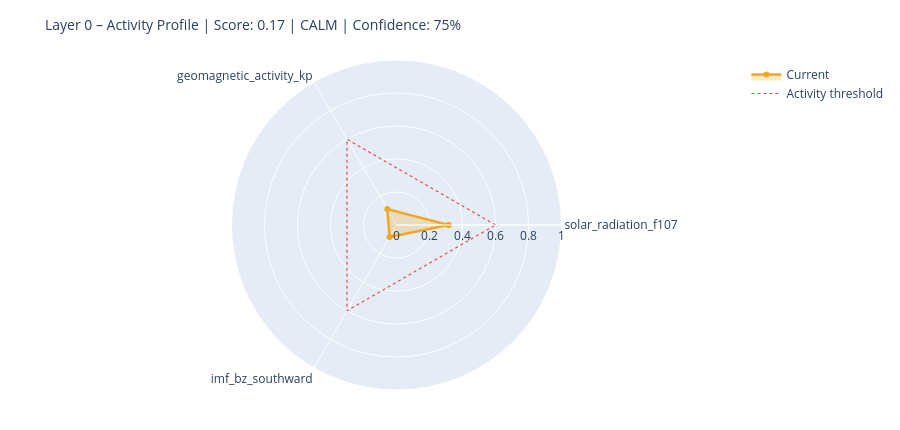

The cell this chart's notebook holds for it:
### Markdown cell above
---
## 6. State Assessment & Handoff to Layer 1

### Code cell
# ============================================================
# STEP 1 – Collect raw values with source modes
# Mode: 'primary' | 'fallback_3h' | 'last_valid' | 'missing'
# ============================================================

def safe_last(df, col):
    if df is None or col not in df.columns: return None
    s = df[col].dropna()
    return float(s.iloc[-1]) if not s.empty else None

f107_now = safe_last(df_f107, 'f10.7')
bz_now   = safe_last(df_mag,  'bz_gsm')
kp_now   = safe_last(df_kp,   'kp')
sw_now   = safe_last(df_sw,   'speed')

source_modes = {
    'F10.7':    'primary'  if f107_now is not None else 'missing',
    'Kp':       'primary'  if kp_now   is not None else 'missing',
    'IMF_Bz':   'primary'  if bz_now   is not None else 'missing',
    'SW_speed': 'primary'  if sw_now   is not None else 'missing',
}

# Kp Fallback – 3h endpoint
if kp_now is None:
    try:
        r = requests.get(
            'https://services.swpc.noaa.gov/json/noaa-planetary-k-index.json',
            timeout=10)
        r.raise_for_status()
        fb = pd.DataFrame(r.json())
        tc = next((c for c in fb.columns if 'time' in c.lower()), fb.columns[0])
        kc = next((c for c in fb.columns if 'kp' in c.lower() and c != tc), None)
        if kc:
            fb[kc] = fb[kc].astype(str).str.extract(r'([0-9]+(?:\.[0-9]*)?)')[0]
            fb[kc] = pd.to_numeric(fb[kc], errors='coerce')
            fb = fb[fb[kc] >= 0].dropna(subset=[kc])
            if not fb.empty:
                kp_now = float(fb[kc].iloc[-1])
                source_modes['Kp'] = 'fallback_3h'
                print(f'  Kp fallback (3h): {kp_now:.1f}')
    except Exception as e:
        print(f'  Kp fallback failed: {e}')

# Solar Wind Fallback – last valid value
if sw_now is None and df_sw is not None and 'speed' in df_sw.columns:
    s = df_sw['speed'].dropna()
    if not s.empty:
        sw_now = float(s.iloc[-1])
        source_modes['SW_speed'] = 'last_valid'
        print(f'  SW fallback (last_valid): {sw_now:.0f} km/s')

print()
print('Source modes:', source_modes)

# ============================================================
# STEP 2 – Score from available components only
# ============================================================

def norm(v, lo, hi):
    if v is None: return None
    return max(0.0, min(1.0, (v - lo) / (hi - lo)))

COMPONENTS = {
    'solar_radiation_f107':    (f107_now, norm(f107_now, 60, 250)),
    'geomagnetic_activity_kp': (kp_now,   norm(kp_now,   0,   9)),
    'imf_bz_southward':        (bz_now,   norm(-(bz_now or 0) if bz_now else None, -5, 30)
                                           if bz_now is not None else None),
    'solar_wind_speed':        (sw_now,   norm(sw_now, 300, 800)),
}

available   = {k: v[1] for k, v in COMPONENTS.items() if v[1] is not None}
unavailable = [k for k, v in COMPONENTS.items() if v[1] is None]

layer0_score = round(sum(available.values()) / len(available), 4) if available else None
confidence   = round(len(available) / len(COMPONENTS), 2)

level = ('unknown'  if layer0_score is None
         else 'calm'     if layer0_score < 0.3
         else 'moderate' if layer0_score < 0.6
         else 'active')

# ============================================================
# STEP 3 – Dominant Driver
# ============================================================

def dominant_driver(kp, f107, bz, sw):
    candidates = []
    if kp   is not None and kp   >= 4:   candidates.append(('geomagnetic',    kp / 9))
    if sw   is not None and sw   >= 500:  candidates.append(('solar_wind',     sw / 800))
    if bz   is not None and bz   <= -5:   candidates.append(('imf_southward',  abs(bz) / 30))
    if f107 is not None and f107 >= 150:  candidates.append(('solar_radiation',f107 / 250))
    return max(candidates, key=lambda x: x[1])[0] if candidates else 'none'

driver = dominant_driver(kp_now, f107_now, bz_now, sw_now)

# ============================================================
# STEP 4 – Downstream expectations
# ============================================================

def downstream_expectation(driver, score, kp, bz, f107):
    exp = {
        'magnetosphere':        'calm',
        'ionosphere':           'calm',
        'schumann_resonance':   'unchanged',
        'lithosphere_currents': 'low',
    }
    if driver == 'geomagnetic' or (kp and kp >= 5):
        exp['magnetosphere']        = 'compressed / storm'
        exp['ionosphere']           = 'elevated disturbance (TEC variability)'
        exp['schumann_resonance']   = 'elevated amplitude possible'
        exp['lithosphere_currents'] = 'elevated induction currents'
    elif driver == 'imf_southward' or (bz and bz <= -5):
        exp['magnetosphere']        = 'energy coupling active'
        exp['ionosphere']           = 'elevated electron density possible'
        exp['schumann_resonance']   = 'slight modulation possible'
    elif driver == 'solar_radiation' or (f107 and f107 >= 150):
        exp['ionosphere']           = 'elevated ionization (F-layer)'
        exp['schumann_resonance']   = 'slightly elevated background activity'
    return exp

downstream = downstream_expectation(driver, layer0_score, kp_now, bz_now, f107_now)

# ============================================================
# CONSOLE OUTPUT
# ============================================================

W = 58
print('=' * W)
print('LAYER 0 – STATE ASSESSMENT')
print('=' * W)
for name, (raw_v, score_v) in COMPONENTS.items():
    if score_v is not None:
        bar = '█' * int(score_v * 20) + '░' * (20 - int(score_v * 20))
        print(f'  {name:<35}  {bar}  {score_v:.2f}')
    else:
        print(f'  {name:<35}  {"─" * 20}  n/a')
print('-' * W)
print(f'  Score ({len(available)}/{len(COMPONENTS)} components):  {layer0_score:.3f}')
print(f'  Confidence:         {confidence:.0%}')
print(f'  Level:              {level.upper()}')
print(f'  Dominant Driver:    {driver}')

# Radar chart
cats = list(available.keys())
vals = list(available.values())
if len(cats) >= 3:
    fig = go.Figure()
    fig.add_trace(go.Scatterpolar(
        r=vals + [vals[0]], theta=cats + [cats[0]],
        fill='toself', fillcolor='rgba(242,166,35,0.25)',
        line=dict(color='#F2A623', width=2.5), name='Current'
    ))
    fig.add_trace(go.Scatterpolar(
        r=[0.6] * (len(cats) + 1), theta=cats + [cats[0]],
        line=dict(color='#E24B4A', dash='dot', width=1.2),
        mode='lines', name='Activity threshold'
    ))
    fig.update_layout(
        title=dict(text=f'Layer 0 – Activity Profile | Score: {layer0_score:.2f} | {level.upper()} | Confidence: {confidence:.0%}',
                   font=dict(size=14)),
        polar=dict(radialaxis=dict(visible=True, range=[0, 1])),
        height=430, showlegend=True,
        margin=dict(l=60, r=60, t=60, b=40)
    )
    fig.show()

### Figure 1 — Plotly figure (JSON) as saved in the notebook; plotly's stock layout.template omitted (floating-point values rounded to 4 significant figures)
{"data": [{"fill": "toself", "fillcolor": "rgba(242,166,35,0.25)", "line": {"color": "#F2A623", "width": 2.5}, "name": "Current", "r": [0.3158, 0.1111, 0.08343, 0.3158], "theta": ["solar_radiation_f107", "geomagnetic_activity_kp", "imf_bz_southward", "solar_radiation_f107"], "type": "scatterpolar"}, {"line": {"color": "#E24B4A", "dash": "dot", "width": 1.2}, "mode": "lines", "name": "Activity threshold", "r": [0.6, 0.6, 0.6, 0.6], "theta": ["solar_radiation_f107", "geomagnetic_activity_kp", "imf_bz_southward", "solar_radiation_f107"], "type": "scatterpolar"}], "layout": {"height": 430, "margin": {"b": 40, "l": 60, "r": 60, "t": 60}, "polar": {"radialaxis": {"range": [0, 1], "visible": true}}, "showlegend": true, "title": {"font": {"size": 14}, "text": "Layer 0 – Activity Profile | Score: 0.17 | CALM | Confidence: 75%"}}}
